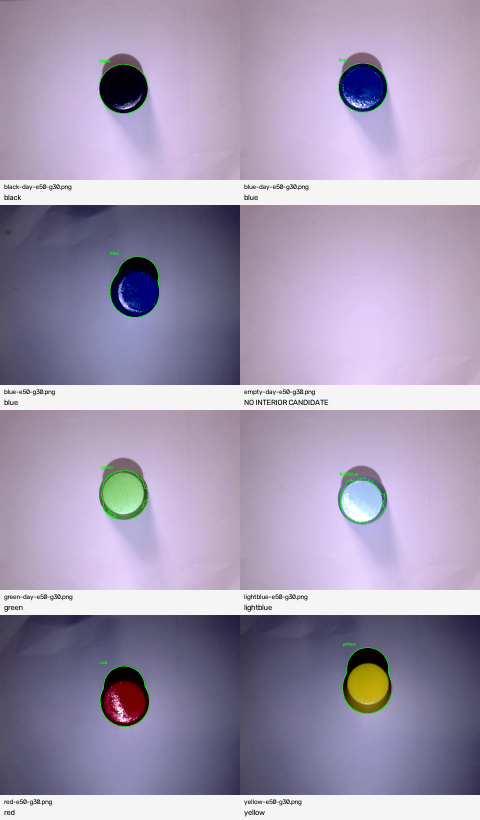
#> input picture 工创赛/evidence/six_color_probe_v0/overview.png, 960 x 1640 px (shown at 1/2 size)
$ python p2_color_probe_v1.py --input-dir ../evidence/six_color_probe_v0 --output-dir out
#> lines starting #> are read from the running program, lines starting #| are printed output that depends on the picture; after the words box and inside, x2 and y2 are one past the last pixel; in counts of white or black regions, pixels touching at a corner belong together
#> in main, frame is the input picture: shape (1640, 960, 3); mean B, G, R 179.1, 153.6, 164
"""Offline six-color development probe for supplied isolated tabletop samples.

NOT a robot detector: no camera, serial port, motion target or calibrated pose.
Pixel centers describe candidate silhouettes (which may include sidewalls/shadow).
Thresholds are provisional; development-set agreement is not an accuracy claim.
"""
import argparse
import json
from pathlib import Path
import cv2
import numpy as np

VERSION = 'tabletop-color-probe-v1-candidate'

def analyze(frame):
    hsv = cv2.cvtColor(frame, cv2.COLOR_BGR2HSV)
#> hsv: shape (1640, 960, 3); mean H, S, V 116, 47.8, 181.1
    gray = cv2.cvtColor(frame, cv2.COLOR_BGR2GRAY)
    h,s,v = cv2.split(hsv)
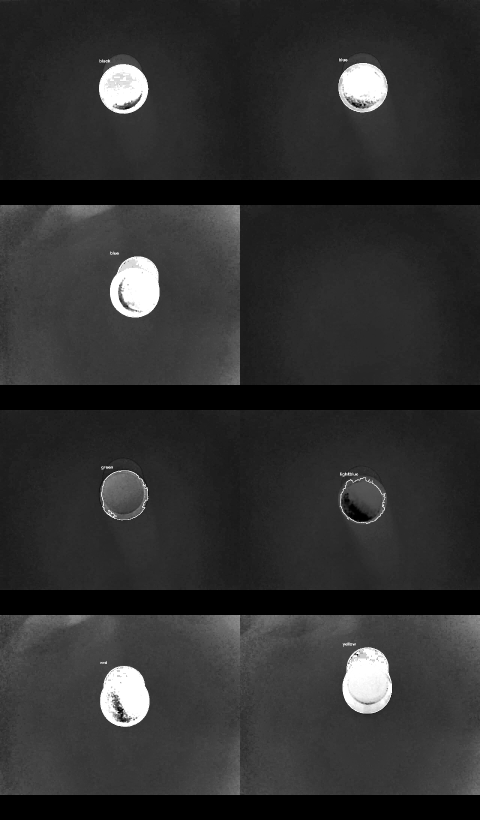
#> s: shape (1640, 960) (shown at 1/2 size); min 0, max 255, mean 47.8
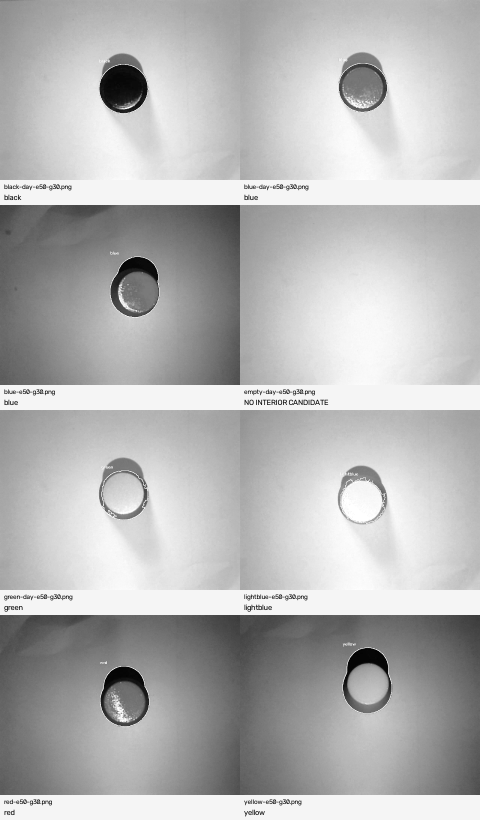
#> v: shape (1640, 960) (shown at 1/2 size); min 0, max 255, mean 181.1
    colorful = ((s>=90)&(v>=35)&((h<=12)|(h>=165)|((h>=18)&(h<=85))))
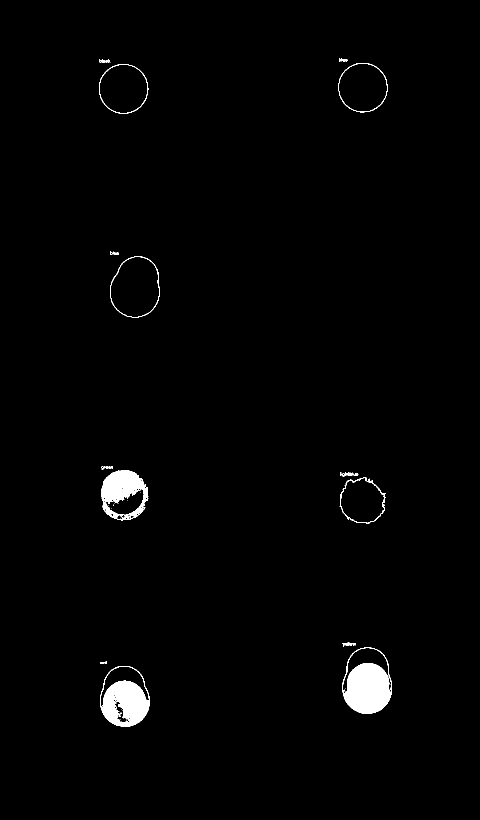
#> colorful: shape (1640, 960) bool (shown at 1/2 size); 1.4% white; 40 white regions (24 under 20 px), largest, box (x1, y1, x2, y2) and area: (685, 1294, 784, 1427) 7749, (200, 1332, 299, 1454) 6502, (202, 941, 297, 1041) 5107
    # Include dim blue sidewalls in the proposal; reliable class votes below
    # still require V>=60. This avoids a V=45..59 hole in the silhouette.
    strong_blue = (h>=100)&(h<=135)&(s>=140)&(v>=35)
#> strong_blue: shape (1640, 960) bool; 0.87% white; 60 white regions (54 under 20 px), largest, box (x1, y1, x2, y2) and area: (678, 127, 773, 223) 6719, (221, 542, 318, 634) 6435, (222, 191, 280, 223) 268, (472, 419, 480, 428) 29, (204, 196, 209, 205) 24, (955, 1230, 960, 1236) 22
    pale_blue = (h>=90)&(h<=115)&(s>=25)&(s<=180)&(v>=100)
#> pale_blue: shape (1640, 960) bool; 0.36% white; 215 white regions (206 under 20 px), largest, box (x1, y1, x2, y2) and area: (682, 956, 765, 1046) 4425, (687, 187, 752, 217) 563, (236, 571, 247, 589) 76
    mask = ((colorful | strong_blue | pale_blue | (v<45)).astype(np.uint8))*255
#> mask: shape (1640, 960); 3.6% white; 627 white regions (606 under 20 px), largest, box (x1, y1, x2, y2) and area: (685, 1294, 784, 1427) 10433, (220, 513, 319, 636) 9464, (200, 1331, 299, 1454) 9025
    mask = cv2.morphologyEx(mask,cv2.MORPH_CLOSE,np.ones((5,5),np.uint8))
#> mask: shape (1640, 960); 4.1% white; 115 white regions (56 under 20 px)
    contours,_ = cv2.findContours(mask,cv2.RETR_EXTERNAL,cv2.CHAIN_APPROX_SIMPLE)
#> contours = 113 contours, 55 with area under 20; largest, box (x1, y1, x2, y2) and area: (685, 1294, 784, 1427) 10302, (220, 513, 319, 636) 9505, (200, 1331, 299, 1454) 9346, (198, 128, 297, 228) 7600, (677, 126, 775, 225) 7574
    records, drawing = [], frame.copy()
#> records = []
    for contour in sorted(contours,key=cv2.contourArea,reverse=True):
        area = cv2.contourArea(contour)
        if area<1000:
            continue
        x,y,w,ht=cv2.boundingRect(contour)
        row={'bbox_px':[x,y,w,ht],'area_px2':area,'label':'UNKNOWN','reason':''}
        if x<=1 or y<=1 or x+w>=frame.shape[1]-1 or y+ht>=frame.shape[0]-1:
            row['reason']='TOUCHES_BORDER';records.append(row);continue
        perimeter=cv2.arcLength(contour,True)
        circularity=4*np.pi*area/max(perimeter**2,1)
        solidity=area/max(cv2.contourArea(cv2.convexHull(contour)),1)
        if circularity<.35 or solidity<.7 or max(w/ht,ht/w)>2:
            row['reason']='SHAPE_UNCERTAIN';records.append(row);continue
        region=np.zeros(gray.shape,np.uint8)
        cv2.drawContours(region,[contour],-1,255,-1)
        region=cv2.erode(region,np.ones((7,7),np.uint8))>0
        valid=region & (v<250)
        usable=float(valid.sum()/max(region.sum(),1))
        row['usable_fraction']=usable
        if usable<.35 or valid.sum()<500:
            row['reason']='INSUFFICIENT_NONCLIPPED_PIXELS';records.append(row);continue
        H,S,V=h[valid],s[valid],v[valid]
        votes={
            'red': ((H<=12)|(H>=165))&(S>=90)&(V>=35),
            'yellow': (H>=18)&(H<35)&(S>=90)&(V>=35),
            'green': (H>=35)&(H<=85)&(S>=60)&(V>=35),
            'blue': (H>=100)&(H<=135)&(S>=140)&(V>=60),
            'lightblue': (H>=90)&(H<=115)&(S>=25)&(S<140)&(V>=100),
        }
        scores={k:float(val.mean()) for k,val in votes.items()}
        dark=float((V<45).mean())
        ranking=sorted(scores,key=scores.get,reverse=True)
        best,second=ranking[:2]
        if dark>=.70 and scores[best]<.08:
            row.update(label='black',reason='DARK_WITH_LITTLE_CHROMATIC_EVIDENCE')
        elif scores[best]>=.30 and scores[best]-scores[second]>=.15:
            row.update(label=best,reason='DOMINANT_COLOR_EVIDENCE')
        else:
            row['reason']='AMBIGUOUS_COLOR'
        row.update(color_fractions=scores,dark_fraction=dark)
        m=cv2.moments(contour)
        center=[m['m10']/m['m00'],m['m01']/m['m00']]
        row['silhouette_center_px']=center
        records.append(row)
        cv2.drawContours(drawing,[contour],-1,(0,255,0),2)
        cv2.putText(drawing,row['label'],(x,max(25,y-10)),cv2.FONT_HERSHEY_SIMPLEX,.8,(0,255,0),2)
#> this loop made 113 passes
#> area on passes 8 to 19: 305, 263.5, 263.5, 263.5, 263.5, 263.5, 263.5, 263.5, 263.5, 220.5, 219, 209
#> (area, x, y, w, ht, perimeter, circularity, solidity) on passes 1 to 6: (10301.5, 685, 1294, 99, 133, 390.3, 0.85, 0.984), (9505, 220, 513, 99, 123, 373.2, 0.857, 0.986), (9346.5, 200, 1331, 99, 123, 370.3, 0.857, 0.985), (7599.5, 198, 128, 99, 100, 326.6, 0.895, 0.989), (7573.5, 677, 126, 98, 99, 327.3, 0.888, 0.99), (7364, 202, 941, 95, 100, 334.9, 0.825, 0.977)
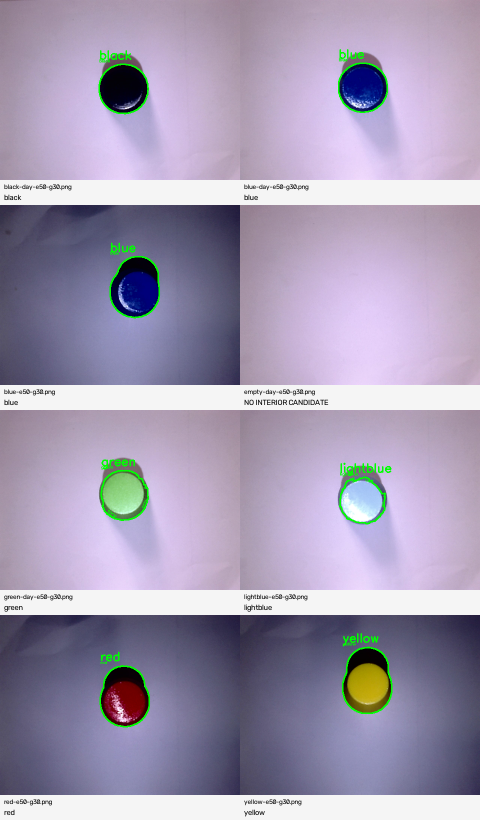
#> drawing: shape (1640, 960, 3) (shown at 1/2 size); 0.6% of pixels changed, all inside (x1, y1, x2, y2) = (197, 98, 785, 1455)
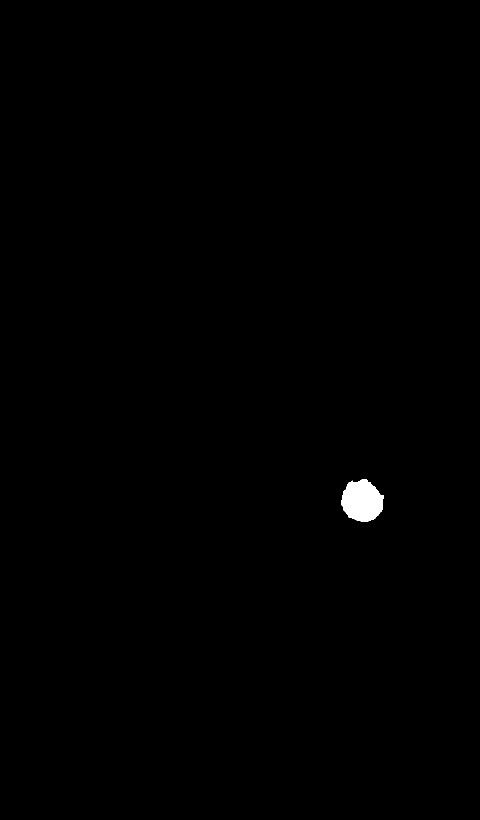
#> region: shape (1640, 960) bool (shown at 1/2 size); 0.34% white; 1 white region, box (x1, y1, x2, y2) and area: (683, 958, 767, 1044) 5387
#> after the loop, records = 7 items
    return {'version':VERSION,'regions':records,
            'scope':'OFFLINE DEVELOPMENT ONLY; no metric coordinates or grasp target'},drawing

def main():
    p=argparse.ArgumentParser(description=__doc__)
    p.add_argument('--input-dir',required=True,type=Path)
    p.add_argument('--output-dir',required=True,type=Path)
    args=p.parse_args();args.output_dir.mkdir(parents=True,exist_ok=True)
    summary=[];tiles=[]
    for path in sorted(args.input_dir.glob('*.png')):
        frame=cv2.imdecode(np.fromfile(path,dtype=np.uint8),cv2.IMREAD_COLOR)
        if frame is None: raise RuntimeError(f'Cannot decode {path}')
        result,drawing=analyze(frame);result['file']=path.name
#> after `result, drawing = analyze(frame)`: result = 3 items
        (args.output_dir/(path.stem+'.json')).write_text(json.dumps(result,indent=2),encoding='utf-8')
        ok,data=cv2.imencode('.png',drawing)
        if not ok: raise RuntimeError('Encode failed')
        data.tofile(args.output_dir/(path.stem+'-overlay.png'))
        summary.append(result)
        desc=[r['label']+':'+r['reason'] for r in result['regions']]
#> desc = 7 items
        print(path.name,desc or ['NO_CANDIDATE'])
#> (printed output is left out)
        tile=cv2.resize(drawing,(480,360));footer=np.full((50,480,3),245,np.uint8)
#> after `tile = cv2.resize(drawing, (480, 360))`:
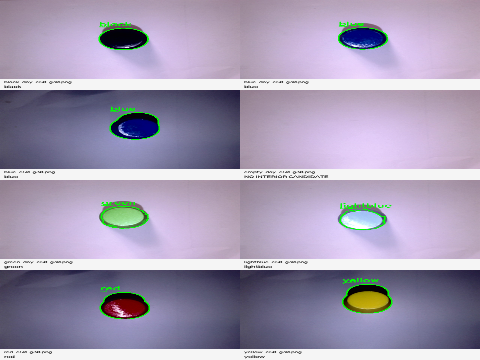
#> tile: shape (360, 480, 3); mean B, G, R 178.3, 154.4, 163.3
        cv2.putText(footer,path.name,(8,18),cv2.FONT_HERSHEY_SIMPLEX,.43,(0,0,0),1)
#> footer: shape (50, 480, 3); values 0 (black) and 245 (white), 99.2% white; black in thin lines or dots, all inside (x1, y1, x2, y2) = (9, 9, 92, 22)
        labels=[r['label'] for r in result['regions'] if r['reason']!='TOUCHES_BORDER']
#> labels = ['yellow', 'blue', 'red', 'black', 'blue', 'green', 'lightblue']
        cv2.putText(footer,','.join(labels) or 'NO INTERIOR CANDIDATE',(8,40),cv2.FONT_HERSHEY_SIMPLEX,.5,(0,0,0),1)
#> footer: shape (50, 480, 3); values 0 (black) and 245 (white), 96.2% white; black in thin lines or dots, all inside (x1, y1, x2, y2) = (9, 9, 321, 45)
        tiles.append(np.vstack([tile,footer]))
    if not summary: raise RuntimeError('No PNG inputs')
    (args.output_dir/'summary.json').write_text(json.dumps(summary,indent=2),encoding='utf-8')
    if len(tiles)%2: tiles.append(np.full_like(tiles[0],245))
    grid=np.vstack([np.hstack(tiles[i:i+2]) for i in range(0,len(tiles),2)])
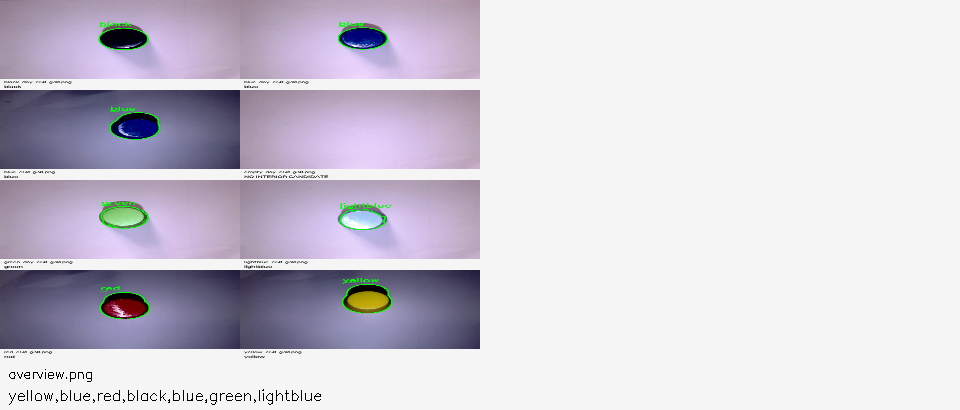
#> grid: shape (410, 960, 3); mean of channels 0, 1, 2 215.2, 204.6, 208.6; drawn as B, G, R
    ok,data=cv2.imencode('.png',grid)
    if not ok: raise RuntimeError('Encode failed')
    data.tofile(args.output_dir/'overview.png')

if __name__=='__main__':
    main()
